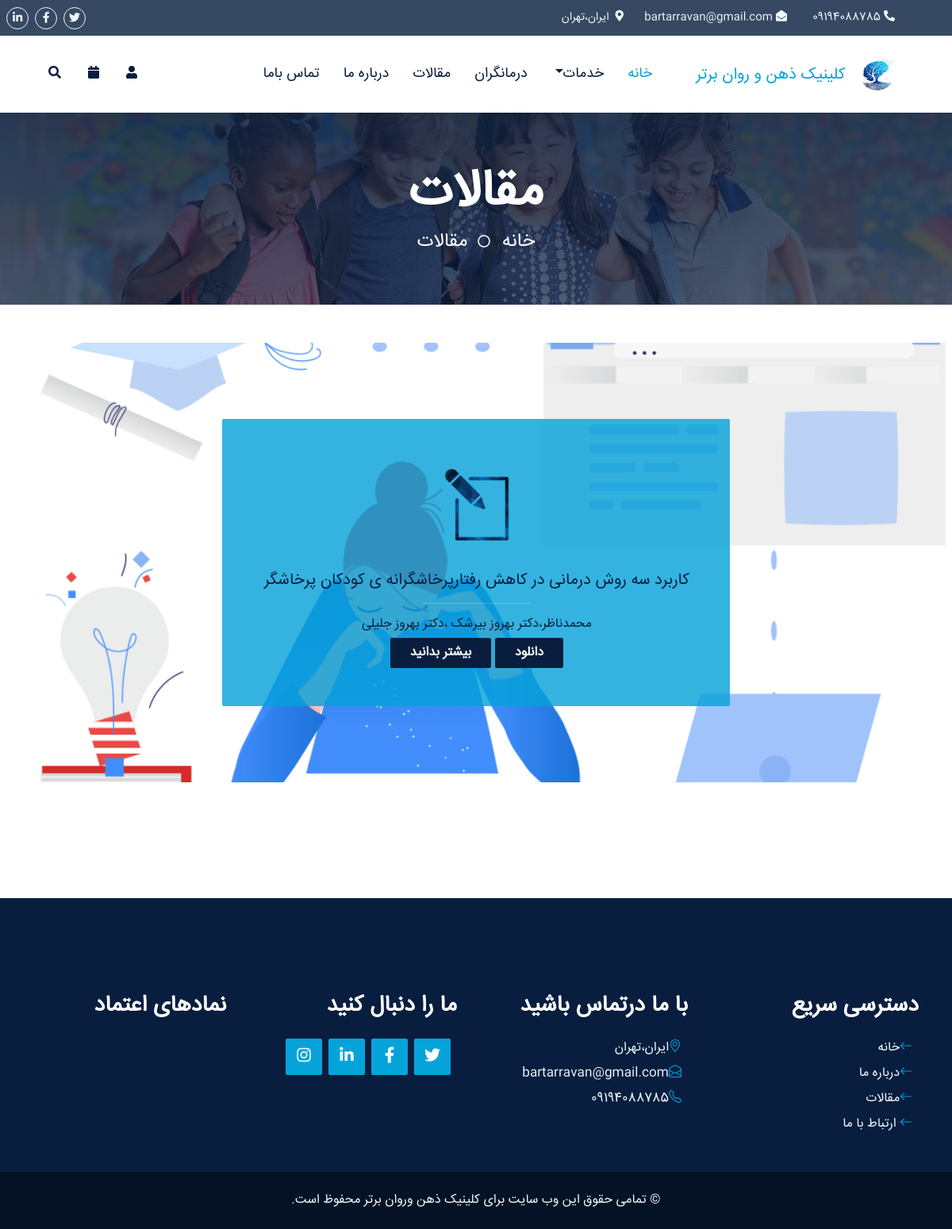
The app's page /article/ with its own data.
### main_app/models.py (models this page shows, shortened)
class ClinicInfoClass(models.Model):
    name = models.CharField(max_length=50, verbose_name="نام کلینیک")
    address = models.TextField(verbose_name="آدرس")
    phoneNumber = models.CharField(max_length=20, verbose_name="شماره تلفن ثابت",null=True)
    mobileNumber = models.CharField(max_length=20, verbose_name="شماره موبایل")
    email = models.EmailField(verbose_name="ایمیل", blank=True, null=True)
    logo = models.ImageField(upload_to='clinic/logo/', verbose_name="لوگو", blank=True, null=True)
    latitude = models.DecimalField(max_digits=9, decimal_places=6, verbose_name="عرض جغرافیایی", blank=True, null=True)
    longitude = models.DecimalField(max_digits=9, decimal_places=6, verbose_name="طول جغرافیایی", blank=True, null=True)
    instagram = models.URLField(verbose_name="لینک اینستاگرام", blank=True, null=True)
    youtube = models.URLField(verbose_name="لینک یوتیوب", blank=True, null=True)
    linkedin = models.URLField(verbose_name="لینک لینکدین", blank=True, null=True)
    facebook = models.URLField(verbose_name="لینک فیسبوک", blank=True, null=True)
    twitter = models.URLField(verbose_name="لینک توییتر", blank=True, null=True)

class articleClass (models.Model):
   title=models.CharField(max_length=100,verbose_name="عنوان")
   authors=models.CharField(max_length=100,verbose_name="نویسندگان")
   abstract=RichTextField(verbose_name="چکیده")
   file_pdf=models.FileField(upload_to='articles/pdfs/', verbose_name="فایل مقاله (PDF)")
   class Meta:
        verbose_name = "مقاله"
        verbose_name_plural = "مقالات"

### main_app/views.py (the view)
# urls.py: path('article/', article),
def article(request):
    article=articleClass.objects.all()
    cinfo=ClinicInfoClass.objects.all()
    return render(request,'main_app/article.html',context={"article":article,"cinfo":cinfo})

### main_app/templates/main_app/article.html
{%extends 'main_app/layout.html'%}
{%load static%}
{%block "titlepage"%}
مقالات
{%endblock%}
{%block "homepage"%}
خانه
{%endblock%}
{%block "titlepage2"%}
مقالات
{%endblock%}
{%block "content"%}
    <div class="container-fluid bg-primary bg-article py-5 my-5 wow fadeInUp" data-wow-delay="0.1s">
        <div class="container py-5">
            <div class="row justify-content-center">
                <div class="col-lg-7">
                    <div class="owl-carousel testimonial-carousel rounded p-5 wow zoomIn" data-wow-delay="0.6s" style="font-family: 'myfont';">
                        <div class="testimonial-item text-center text-white">
                            <img class="img-fluid mx-auto rounded mb-4" src="{%static 'main_app/'%}img/article2.png" alt="مقاله">
                            {%for i in article%}
                            <h5 class="mb-2" >  {{i.title}}</h5>
                            <hr class="mx-auto w-25">
                            <h6 class="mb-2">  {{i.authors}} </h6>
                            <button class="btn btn-dark px-4">بیشتر بدانید</button>
                            <button class="btn btn-dark px-4">دانلود</button>
                        </div>
                        {%endfor%}
                    </div>
                </div>
            </div>
        </div>
    </div>
{%endblock%}

### main_app/templates/main_app/layout.html (shortened to what this page needs)
<!DOCTYPE html>
<html lang="en">
<head>
    {%load static%}
    <link href="https://cdnjs.cloudflare.com/ajax/libs/font-awesome/5.10.0/css/all.min.css" rel="stylesheet">
    <link href="https://cdn.jsdelivr.net/npm/bootstrap-icons@1.4.1/font/bootstrap-icons.css" rel="stylesheet">
    <link href="{%static 'main_app/'%}lib/owlcarousel/assets/owl.carousel.min.css" rel="stylesheet">
    <link href="{%static 'main_app/'%}lib/animate/animate.min.css" rel="stylesheet">
    <link href="{%static 'main_app/'%}lib/tempusdominus/css/tempusdominus-bootstrap-4.min.css" rel="stylesheet" />
    <link href="{%static 'main_app/'%}lib/twentytwenty/twentytwenty.css" rel="stylesheet" />
    <link href="{%static 'main_app/'%}css/bootstrap.min.css" rel="stylesheet">
    <link href="{%static 'main_app/'%}css/style.css" rel="stylesheet">
</head>
<body>
    <div class="container-fluid  px-5 d-none d-lg-block" style="font-family: myfont; background-color:#091e3ecf ">
        <div class="row gx-0" style="direction: rtl;">
            <div class="col-lg-8 text-center text-lg-start mb-2 mb-lg-0">
                <div class="d-inline-flex align-items-center" style="height: 45px; margin-left: 390px;">
                    {%for i in cinfo%}
                    <small class="me-3 text-light" style="width: 120px; text-align:right"><i class="fa fa-phone-alt me-2"></i>&nbsp;{{i.mobileNumber}}</small>
                    <small class="me-3 text-light" style="width: 190px; text-align:right"><i class="fa fa-envelope-open me-2"></i>&nbsp;{{i.email}}</small>
                    <small class="me-3 text-light" style="width: 400px; text-align:right"><i class="fa fa-map-marker-alt me-2"></i>&nbsp; {{i.address}}</small>
                </div>
            </div>
            <div class="col-lg-4 text-center text-lg-end" style="padding-right: 300px;">
                <div class="d-inline-flex align-items-center" style="height: 45px;">
                    <a class="btn btn-sm btn-outline-light btn-sm-square rounded-circle me-2" href="{{i.twitter}}"><i class="fab fa-twitter fw-normal"></i></a>
                    <a class="btn btn-sm btn-outline-light btn-sm-square rounded-circle me-2" href="{{i.facebook}}"><i class="fab fa-facebook-f fw-normal"></i></a>
                    <a class="btn btn-sm btn-outline-light btn-sm-square rounded-circle me-2" href="{{i.linkedin}}"><i class="fab fa-linkedin-in fw-normal"></i></a>
                </div>
            </div>
        </div>
    </div>
   <nav class="navbar navbar-expand-lg bg-white navbar-light shadow-sm px-5 py-3 py-lg-0" style="direction: rtl;">
    <a href="index.html" class="navbar-brand p-0">
        <h5 class="m-0 text-primary">
            <img src="{{i.logo.url}}" alt="لوگوی کلینیک روانشناسی ذهن و روان برتر" width="65" height="40">
            کلینیک ذهن و روان برتر
        </h5>
        {%endfor%}
    </a>
    <div class="collapse navbar-collapse" id="navbarCollapse" style="margin-right: 40px;">
        <div class="navbar-nav ms-auto py-0">
            <a href="/" class="nav-item nav-link active">خانه</a>
            <div class="nav-item dropdown">
                <a href="#" class="nav-link dropdown-toggle" data-bs-toggle="dropdown">خدمات</a>
            </div>
            <a href="/team" class="nav-item nav-link">درمانگران</a>
            <a href="/article" class="nav-item nav-link">مقالات</a>
            <a href="/about" class="nav-item nav-link">درباره ما</a>
            <a href="/contact" class="nav-item nav-link">تماس باما</a>
        </div>
    </div>
    <div class="d-none d-lg-flex align-items-center">
{%if user.is_authenticated%}
         <div class="dropdown">
            <button class="btn  dropdown-toggle  text-dark me-2" type="button" id="userDropdown" data-bs-toggle="dropdown" aria-expanded="false">
            <i class="fa fa-user"></i>
            </button>
           <ul class="dropdown-menu" aria-labelledby="userDropdown" style="text-align:right">
            <li><h6 class="dropdown-item text-primary" > {{user.first_name}}  {{user.last_name}}</h6></li>
           <li><a class="dropdown-item" href="/panel">حساب کاربری</a></li>
            <li><a class="dropdown-item" href="/logout" >خروج</a></li>
           </ul>
        </div>
{%else%}
        <button type="button" class="btn text-dark me-2" data-bs-toggle="modal" data-bs-target="#userModal">
            <i class="fa fa-user"></i>
        </button>
{%endif%}
{%if user.is_authenticated%}
        <div class="dropdown1" style="width: auto; position: relative; " >
            <button class="btn  dropdown-toggle  text-dark me-2" type="button" id="bagDropdown" data-bs-toggle="dropdown" aria-expanded="false">
            <i class="fa fa-calendar"></i>
            </button>
           <ul class="dropdown-menu p-3 shadow-lg " aria-labelledby="bagDropdown" style="text-align:right" >
            {% if reservation %}
            <li class="dropdown-header text-primary">نوبت‌ها<i class="fa fa-clock me-2 "></i></li>
                {% for reservation in reservation %}
                <li>
                    <h6 class="dropdown-item text-dark">
                        {{ reservation.appointment.therapeutist.name }}<br>
                        {{ reservation.appointment.schedule.start_time }} - {{ reservation.appointment.schedule.end_time }}|
                        {{ reservation.appointment.schedule.date }}
                    </h6>
                {%endfor%}
                    <a href="/checkoutR/" class="btn btn-sm btn-outline-primary">
                        پرداخت
                    </a>
                </li>
        <hr class="dropdown-divider">
            {%endif%}
            {%if order%}
            <li class="dropdown-header text-primary">کارگاه‌ها<i class="fa fa-calendar-alt me-2"></i></li>
                {% for i in order.items.all %}
                <li>
                    <h6 class="dropdown-item text-dark">
                        {{ i.service.title }}<br>
                        تاریخ شروع:
                        {{ i.service.srv.first.startw }}
                    </h6>
                {%endfor%}
                    <a href="/checkout/" class="btn btn-sm btn-outline-primary">
                        پرداخت
                    </a>
                </li>
                    <hr class="dropdown-divider">
            {% endif %}
           </ul>
        </div>
{%else%}
        <button type="button" class="btn text-dark me-2" data-bs-toggle="modal" data-bs-target="#bagModal">
            <i class="fa fa-calendar"></i>
        </button>
{%endif%}
        <button type="button" class="btn text-dark me-2" data-bs-toggle="modal" data-bs-target="#searchModal">
            <i class="fa fa-search"></i>
        </button>
    </div>
</nav>
    <div class="container-fluid bg-primary py-5 hero-header1 mb-5">
        <div class="row py-3">
            <div class="col-12 text-center">
                <h1 class="display-3 text-white animated zoomIn">
                    {%block "titlepage"%}
                    {%endblock%}
                </h1>
                <a href=" " class="h4 text-white">
                    {%block "homepage"%}
                    {%endblock%}
                </a>
                <i class="far fa-circle text-white px-2"></i>
                <a href=" " class="h4 text-white">
                    {%block "titlepage2"%}
                    {%endblock%}
                </a>
            </div>
        </div>
    </div>
                    {%block "content"%}
                    {%endblock%}
    <div class="container-fluid position-relative pt-5 wow fadeInUp" data-wow-delay="0.1s" style="z-index: 1; direction:rtl ">
    </div>
    <div class="container-fluid bg-dark text-light py-5 wow fadeInUp" data-wow-delay="0.3s" style="margin-top: 50px; direction:rtl">
        <div class="container pt-5">
            <div class="row g-5 pt-4">
                <div class="col-lg-3 col-md-6">
                    <h3 class="text-white mb-4">دسترسی سریع</h3>
                    <div class="d-flex flex-column justify-content-start">
                        <a class="text-light mb-2" href="/"><i class="bi bi-arrow-left text-primary me-2"></i>خانه</a>
                        <a class="text-light mb-2" href="/about"><i class="bi bi-arrow-left text-primary me-2"></i>درباره ما</a>
                        <a class="text-light mb-2" href="/article"><i class="bi bi-arrow-left text-primary me-2"></i>مقالات</a>
                        <a class="text-light" href="/contact"><i class="bi bi-arrow-left text-primary me-2"></i> ارتباط با ما</a>
                    </div>
                </div>
                <div class="col-lg-3 col-md-6">
                    <h3 class="text-white mb-4">با ما درتماس باشید</h3>
                    {%for i in cinfo%}
                    <p class="mb-2"><i class="bi bi-geo-alt text-primary me-2"></i>{{i.address}}</p>
                    <p class="mb-2"><i class="bi bi-envelope-open text-primary me-2"></i>{{i.email}}</p>
                    <p class="mb-0"><i class="bi bi-telephone text-primary me-2"></i>{{i.mobileNumber}}</p>
                </div>
                <div class="col-lg-3 col-md-6">
                    <h3 class="text-white mb-4">ما را دنبال کنید</h3>
                    <div class="d-flex">
                        <a class="btn btn-lg btn-primary btn-lg-square rounded me-2" href="{{i.twitter}}"><i class="fab fa-twitter fw-normal"></i></a>
                        <a class="btn btn-lg btn-primary btn-lg-square rounded me-2" href="{{i.facebook}}"><i class="fab fa-facebook-f fw-normal"></i></a>
                        <a class="btn btn-lg btn-primary btn-lg-square rounded me-2" href="{{i.linkedin}}"><i class="fab fa-linkedin-in fw-normal"></i></a>
                        <a class="btn btn-lg btn-primary btn-lg-square rounded me-2" href="{{i.instagram}}"><i class="fab fa-instagram fw-normal"></i></a>
                    </div>
                    {%endfor%}
                </div>
                <div class="col-lg-3 col-md-6">
                    <h3 class="text-white mb-4">نمادهای اعتماد</h3>
                    <div class="d-flex flex-column justify-content-start">
                        <a target='_blank' href=''></a>
                    </div>
                </div>
            </div>
        </div>
    </div>
    <div class="container-fluid text-light py-4" style="background: #051225;">
              <div class="container">
                <div class="row g-0">
                    <div class="text-center text-md-start">
                        <p class="mb-md-0" style="text-align: center;"> .تمامی حقوق این وب سایت برای کلینیک ذهن وروان برتر محفوظ است  &copy; </p>
                    </div>
                </div>
            </div>
    </div>
</body>
</html>

### main_app/static/main_app/css/style.css (style rules this page uses)
body { font-family: 'myfont'; }
* { font-feature-settings: "lnum" 0, "tnum" 0; }
.me-3 { font-family: 'myfont'; }
.mb-4 { font-family: 'myfont'; text-justify: inter-word; text-align: justify; direction: rtl; }
.mb-5 { font-family: 'myfont'; text-justify: inter-word; text-align: justify; direction: rtl; }
.row { font-family: 'myfont'; }
:root { --primary: #06A3DA; --secondary: #F57E57; --light: #EEF9FF; --dark: #091E3E; }
h1, h2, .font-weight-bold { font-weight: 700 !important; }
h3, h4, .font-weight-semi-bold { font-weight: 600 !important; }
h5, h6, .font-weight-medium { font-weight: 500 !important; }
.btn { font-family: 'myfont', sans-serif ,Arial; font-weight: 600; transition: .5s; }
.btn-primary, .btn-secondary { color: #FFFFFF; }
.btn-sm-square { width: 28px; height: 28px; }
.btn-lg-square { width: 46px; height: 46px; }
.btn-square, .btn-sm-square, .btn-lg-square { padding-left: 0; padding-right: 0; text-align: center; }
.navbar-light .navbar-nav .nav-link { font-family: 'myfont', sans-serif; padding: 35px 15px; font-size: 18px; color: var(--dark); outline: none; transition: .5s; }
.navbar-light .navbar-nav .nav-link:hover, .navbar-light .navbar-nav .nav-link.active { color: var(--primary); }
.hero-header1 { background: linear-gradient(rgba(9, 30, 62, .85), rgba(9, 30, 62, 0.692)), url(../img/childtherapy.jpg) center center no-repeat; background-size: cover; }
.bg-article { background: url(../img/article1.png) center center no-repeat; background-size: cover; }
.testimonial-carousel { background: rgba(6, 162, 218, 0.811); }
.testimonial-carousel .owl-item img { width: 120px; height: 120px; }

### records on screen
ClinicInfoClass: mobileNumber "09194088785", email "bartarravan@gmail.com", address "ایران،تهران", logo (picture)
articleClass: title "کاربرد سه روش درمانی در کاهش رفتارپرخاشگرانه ی کودکان پرخاشگر", authors "محمدناظر،دکتر بهروز بیرشک ،دکتر بهروز جلیلی"
